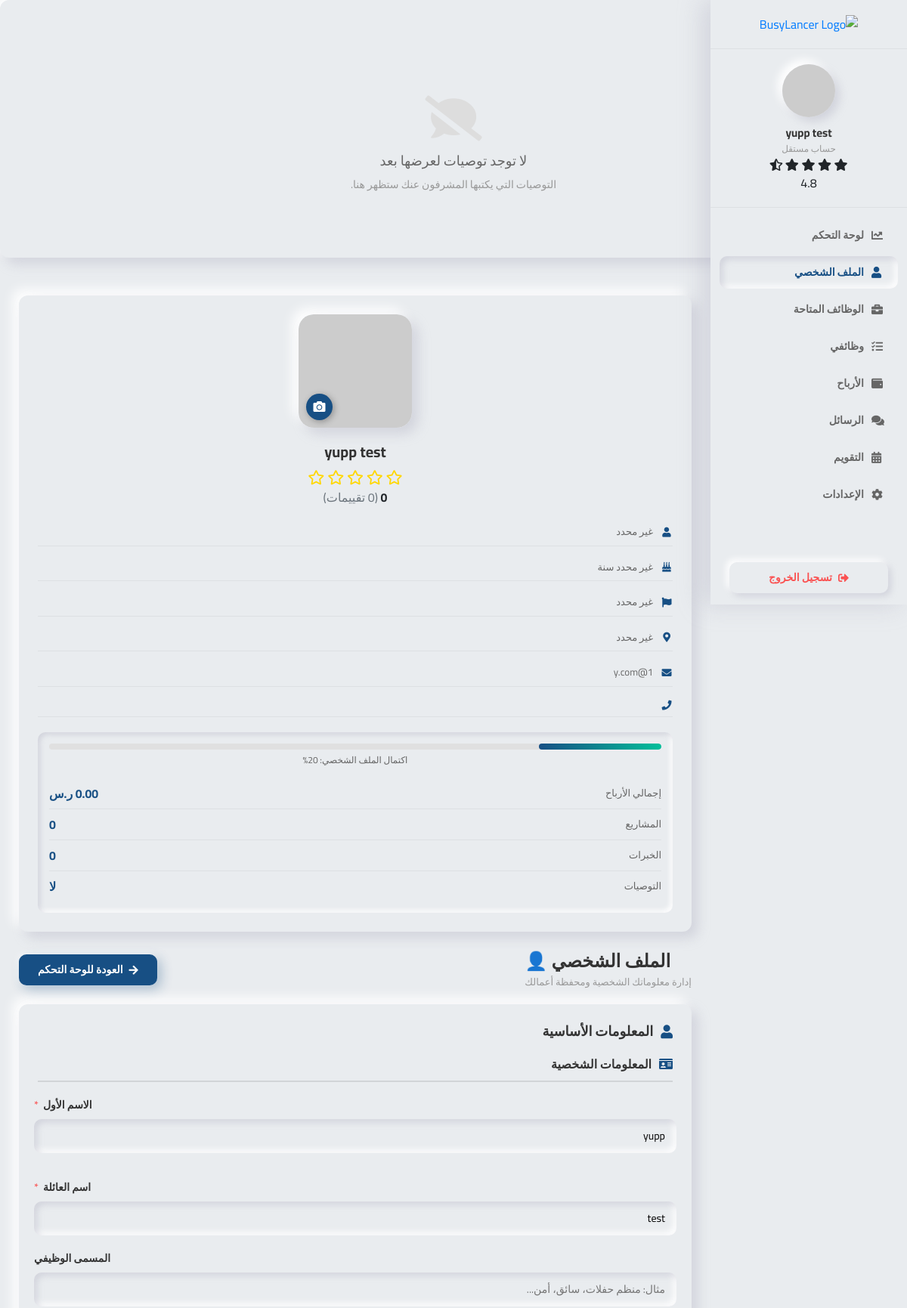
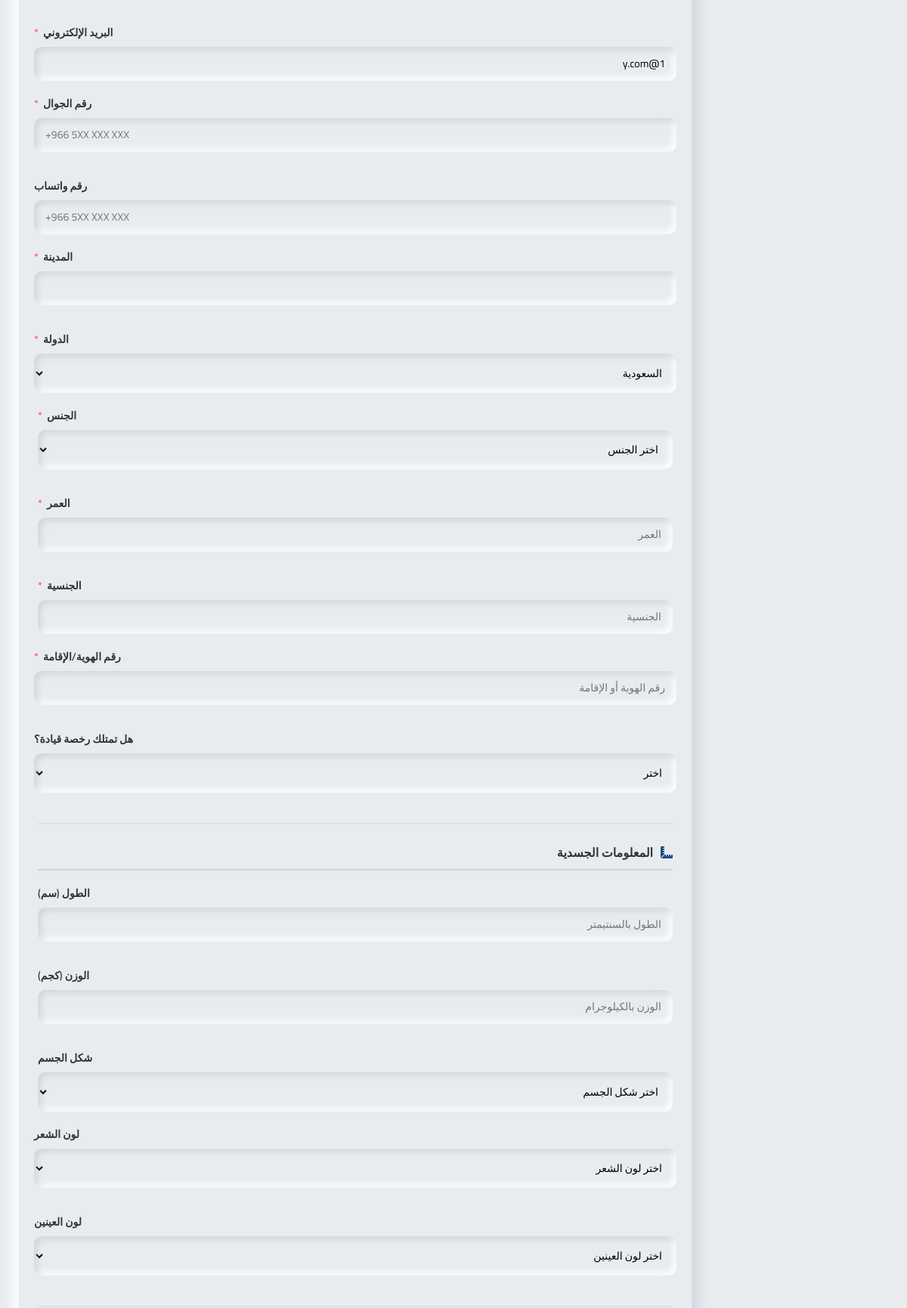
The app's page /profile.php (signed in, upper part) with its own data (2 pictures, top to bottom).
### tables this page shows
CREATE TABLE `users` (
  `id` int(11) NOT NULL,
  `name` varchar(100) NOT NULL,
  `first_name` varchar(100) DEFAULT NULL,
  `last_name` varchar(100) DEFAULT NULL,
  `email` varchar(100) NOT NULL,
  `email_verified` tinyint(1) DEFAULT 0,
  `password` varchar(255) NOT NULL,
  `role` enum('freelancer','business','admin') DEFAULT 'freelancer',
  `phone` varchar(20) DEFAULT NULL,
  `whatsapp` varchar(30) DEFAULT NULL,
  `phone_verified` tinyint(1) DEFAULT 0,
  `city` varchar(100) DEFAULT NULL,
  `gender` enum('ذكر','أنثى') DEFAULT NULL,
  `age` int(11) DEFAULT NULL,
  `nationality` varchar(100) DEFAULT NULL,
  `id_number` varchar(50) DEFAULT NULL,
  `has_driving_license` enum('نعم','لا') DEFAULT NULL,
  `height` int(11) DEFAULT NULL,
  `weight` int(11) DEFAULT NULL,
  `body_shape` enum('نحيف','رياضي','متوسط','ممتلئ') DEFAULT NULL,
  `hair_color` enum('أسود','بني','أشقر','أحمر','رمادي') DEFAULT NULL,
  `eye_color` enum('أسود','بني','أزرق','أخضر','عسلي') DEFAULT NULL,
  `clothing_type` enum('حجاب','نقاب','بدون','تغطية كاملة') DEFAULT NULL,
  `languages` varchar(500) DEFAULT NULL,
  `profile_photo` varchar(255) DEFAULT NULL,
  `bio` text DEFAULT NULL,
  `specializations` text DEFAULT NULL,
  `bank_iban` varchar(50) DEFAULT NULL,
  `hourly_rate` decimal(10,2) DEFAULT 0.00,
  `language` enum('ar','en') DEFAULT 'en',
  `currency` varchar(3) DEFAULT 'SAR',
  `is_profile_public` tinyint(1) DEFAULT 1,
  `is_calendar_public` tinyint(1) DEFAULT 1,
  `status` enum('active','suspended','deleted') DEFAULT 'active',
  `created_at` timestamp NULL DEFAULT current_timestamp(),
  `last_login` datetime DEFAULT NULL,
  `updated_at` timestamp NULL DEFAULT current_timestamp() ON UPDATE current_timestamp()
);

### profile.php (the view, shortened to what the rows shown need)
<?php
require_once '../config.php';
$user_id = $_SESSION['user_id'];
$stmt = $pdo->prepare("SELECT * FROM users WHERE id = ?");
$stmt->execute([$user_id]);
$user = $stmt->fetch(PDO::FETCH_ASSOC);
$avg_rating = 0;
$total_ratings = 0;
?>
<!DOCTYPE html>
<html lang="ar" dir="rtl">
<head>
    <link href="https://cdn.jsdelivr.net/npm/bootstrap@4.6.2/dist/css/bootstrap.min.css" rel="stylesheet">
    <link href="https://cdnjs.cloudflare.com/ajax/libs/font-awesome/5.15.4/css/all.min.css" rel="stylesheet">
</head>
<body>
    <?php include '../includes/sidebar-freelancer.php'; ?>
    <div class="main-content">
        <div class="profile-sidebar">
            <div class="profile-info">
                <h3><?= htmlspecialchars($user['first_name'] . ' ' . $user['last_name']) ?></h3>
<div class="text-center mb-3">
    <div style="color: #FFD700; font-size: 1.2rem;">
    </div>
    <span class="font-weight-bold"><?= $avg_rating ?></span>
    <span class="text-muted">(<?= $total_ratings ?> تقييمات)</span>
</div>
                <div class="profile-meta">
                    <div class="profile-meta-item">
                        <i class="fas fa-user"></i>
                        <span><?= htmlspecialchars($user['gender'] ?? 'غير محدد') ?></span>
                    </div>
                    <div class="profile-meta-item">
                        <i class="fas fa-birthday-cake"></i>
                        <span><?= htmlspecialchars($user['age'] ?? 'غير محدد') ?> سنة</span>
                    </div>
                    <div class="profile-meta-item">
                        <i class="fas fa-flag"></i>
                        <span><?= htmlspecialchars($user['nationality'] ?? 'غير محدد') ?></span>
                    </div>
                    <div class="profile-meta-item">
                        <i class="fas fa-map-marker-alt"></i>
                        <span><?= htmlspecialchars($user['city'] ?? 'غير محدد') ?></span>
                    </div>
                    <div class="profile-meta-item">
                        <i class="fas fa-envelope"></i>
                        <span><?= htmlspecialchars($user['email']) ?></span>
                    </div>
                    <div class="profile-meta-item">
                    </div>
                </div>
                <div class="profile-stats">
                    <div class="completion-progress">
                    </div>
                    <div class="stat-item">
                    </div>
                    <div class="stat-item">
                    </div>
                    <div class="stat-item">
                    </div>
                    <div class="stat-item">
                    </div>
                </div>
            </div>
        </div>
        <div class="content-area">
            <div class="page-header">
                <div>
                    <h2>الملف الشخصي 👤</h2>
                </div>
            </div>
            <div class="form-card">
                <form method="POST" action="">
                    <div class="form-section">
                        <div class="form-row">
                            <div class="form-group">
                                <label>
                                    الاسم الأول <span class="required">*</span>
                                </label>
                                <input type="text" name="first_name" class="form-control-neumorphic"
                                       value="<?= htmlspecialchars($user['first_name']) ?>" required>
                            </div>
                            <div class="form-group">
                                <label>
                                    اسم العائلة <span class="required">*</span>
                                </label>
                                <input type="text" name="last_name" class="form-control-neumorphic"
                                       value="<?= htmlspecialchars($user['last_name']) ?>" required>
                            </div>
                        </div>
                        <div class="form-row">
                            <div class="form-group">
                                <label>البريد الإلكتروني <span class="required">*</span></label>
                                <input type="email" name="email" class="form-control-neumorphic"
                                       value="<?= htmlspecialchars($user['email']) ?>" required>
                            </div>
                        </div>
                    </div>
                </form>
            </div>
        </div>
    </div>
</body>
</html>

### sidebar-freelancer.php (shortened to what the rows shown need)
<div class="sidebar">
    <div class="sidebar-user">
        <div class="user-info">
            <h6><?= htmlspecialchars(($user['first_name'] ?? '') . ' ' . ($user['last_name'] ?? '')) ?></h6>
            <small>حساب مستقل</small>
            <div class="user-rating">
                <div class="stars">
                </div>
                <div class="rating-number">4.8</div>
            </div>
        </div>
    </div>
</div>

### records on screen
users: first_name+last_name "yupp test", gender "غير محدد", age "غير محدد", nationality "غير محدد", city "غير محدد", email "1@y.com", first_name "yupp", last_name "test"

### other values on screen
$avg_rating "0"
$completion_score "20"
formatMoney($user['total_earnings'] ?? 0) "0.00 ر.س"
count($portfolio) "0"
count($experiences) "0"
